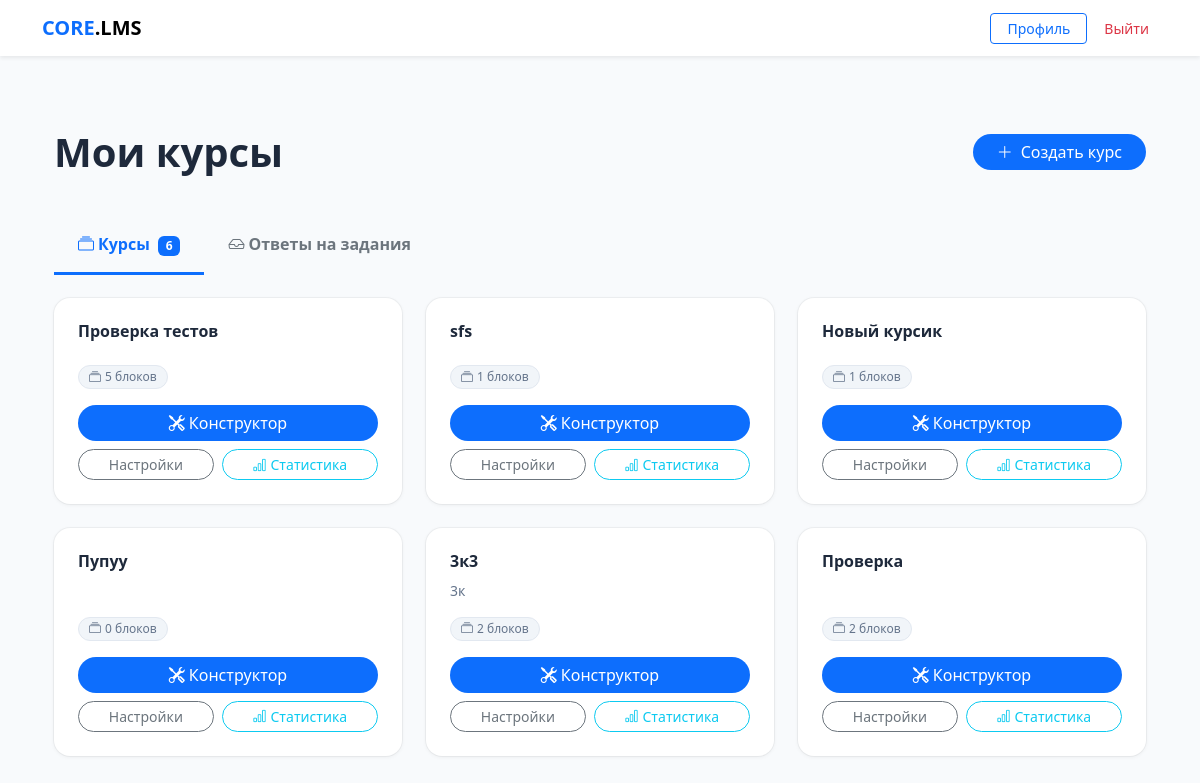
The page / (signed in) on the database its author committed.
### core/models.py (models this page shows, shortened)
class Course(models.Model):
    title = models.CharField(max_length=255)
    description = models.TextField(blank=True)
    author = models.ForeignKey(CustomUser, on_delete=models.CASCADE, related_name='authored_courses')
    groups = models.ManyToManyField(Group, related_name='available_courses', blank=True)
    created_at = models.DateTimeField(auto_now_add=True)
    available_from = models.DateTimeField(null=True, blank=True,
        help_text='Дата открытия курса. Пусто — доступен сразу.')
    available_until = models.DateTimeField(null=True, blank=True,
        help_text='Дата закрытия курса. Пусто — бессрочно.')
    allow_self_enroll = models.BooleanField(default=False,
        help_text='Разрешить студентам подключаться по коду доступа')
    access_code = models.CharField(max_length=32, blank=True, null=True,
        help_text='Код для самостоятельного подключения к курсу')

### core/views.py (the view, shortened to what this page needs)
# urls.py: path('', views.dashboard, name='dashboard'),
@login_required
def dashboard(request):
    if request.user.role == 'teacher':
        courses = Course.objects.filter(author=request.user)
        pending_submissions = Submission.objects.filter(
            status='submitted',
            assignment__block__course__author=request.user
        ).select_related(
            'student', 'assignment__block__course', 'assignment__block'
        ).order_by('-submitted_at')
        return render(request, 'core/dashboard.html', {
            'courses': courses,
            'pending_submissions': pending_submissions,
        })

### core/templates/core/dashboard.html (shortened to what this page needs)
{% extends "core/base.html" %}
{% load core_extras %}
{% block content %}
<div class="container py-5">
    <div class="d-flex justify-content-between align-items-center mb-5">
        <h1 class="fw-bold mb-0">
            {% if user.role == 'teacher' %}Мои курсы{% else %}Моё обучение{% endif %}
        </h1>
        {% if user.role == 'teacher' %}
        <a href="{% url 'create_course' %}" class="btn btn-primary rounded-pill px-4">
            <i class="bi bi-plus-lg me-2"></i>Создать курс
        </a>
        {% endif %}
    </div>
    {% if user.role == 'teacher' %}
    <ul class="nav nav-tabs border-0 mb-4" id="teacherTabs">
        <li class="nav-item">
            <button class="nav-link active fw-bold border-0 bg-transparent px-4 pb-3"
                    data-bs-toggle="tab" data-bs-target="#tab-courses" type="button">
                <i class="bi bi-collection me-1"></i>Курсы
                <span class="badge bg-primary ms-1">{{ courses.count }}</span>
            </button>
        </li>
        <li class="nav-item">
            <button class="nav-link fw-bold border-0 bg-transparent px-4 pb-3"
                    data-bs-toggle="tab" data-bs-target="#tab-submissions" type="button">
                <i class="bi bi-inbox me-1"></i>Ответы на задания
            </button>
        </li>
    </ul>
    <div class="tab-content">
        <div class="tab-pane fade show active" id="tab-courses">
            <div class="row g-4">
                {% for course in courses %}
                <div class="col-12 col-md-6 col-lg-4">
                    <div class="dash-card">
                        <div class="dash-card-body">
                            <h5 class="dash-card-title">{{ course.title }}</h5>
                            <p class="dash-card-desc">{{ course.description|truncatewords:15 }}</p>
                            <div class="dash-card-badges">
                                <span class="dash-badge">
                                    <i class="bi bi-collection me-1"></i>{{ course.blocks.count }} блоков
                                </span>
                            </div>
                            <div class="dash-card-actions">
                                <a href="{% url 'course_builder' course.id %}" class="btn btn-primary w-100 rounded-pill">
                                    <i class="bi bi-tools me-1"></i>Конструктор
                                </a>
                                <div class="d-flex gap-2">
                                    <a href="{% url 'edit_course' course.id %}" class="btn btn-outline-secondary btn-sm rounded-pill flex-grow-1">
                                        Настройки
                                    </a>
                                    <a href="{% url 'course_stats' course.id %}" class="btn btn-outline-info btn-sm rounded-pill flex-grow-1">
                                        <i class="bi bi-bar-chart me-1"></i>Статистика
                                    </a>
                                </div>
                            </div>
                        </div>
                    </div>
                </div>
                {% empty %}
                <div class="col-12 text-center py-5">
                    <i class="bi bi-journal-plus display-4 text-muted opacity-25"></i>
                    <p class="text-muted mt-3">Вы ещё не создали ни одного курса.</p>
                </div>
                {% endfor %}
            </div>
        </div>
    </div>
    {% endif %}
</div>
{% endblock %}

### core/templates/core/base.html (style rules this page uses)
:root { --bg-body: #f8fafc; --bg-card: #ffffff; --border-color: #e2e8f0; --accent: #0d6efd; --text-main: #1e293b; }
body { background-color: var(--bg-body); color: var(--text-main); font-family: 'Segoe UI', system-ui, sans-serif; }
.btn-primary { background-color: var(--accent); border: none; border-radius: 8px; }

### core/templates/core/dashboard.html (style rules this page uses)
.nav-tabs .nav-link { color: #6c757d; border-bottom: 3px solid transparent !important; transition: color .15s; }
.nav-tabs .nav-link.active { color: #0d6efd !important; border-bottom: 3px solid #0d6efd !important; }
.dash-card { background: #fff; border-radius: 16px; box-shadow: 0 1px 4px rgba(0,0,0,.06), 0 0 0 1px rgba(0,0,0,.04); transition: transform .25s ease, box-shadow .25s ease; height: 100%; display: flex; flex-direction: column; }
.dash-card-body { padding: 1.5rem; display: flex; flex-direction: column; flex: 1; }
.dash-card-title { font-size: 1rem; font-weight: 700; margin-bottom: .5rem; color: #1e293b; }
.dash-card-desc { font-size: .875rem; color: #64748b; flex: 1; margin-bottom: 1rem; line-height: 1.5; }
.dash-card-badges { display: flex; flex-wrap: wrap; gap: .4rem; margin-bottom: 1rem; }
.dash-badge { display: inline-flex; align-items: center; background: #f1f5f9; color: #64748b; border: 1px solid #e2e8f0; border-radius: 100px; padding: 2px 10px; font-size: .75rem; }
.dash-card-actions { display: flex; flex-direction: column; gap: .5rem; margin-top: auto; }

### rows shown on the page
Course: title "Проверка тестов", blocks.count "5"
Course: title "sfs", blocks.count "1"
Course: title "Новый курсик", blocks.count "1"
Course: title "Пупуу", blocks.count "0"
Course: title "3к3", description "3к", blocks.count "2"
Course: title "Проверка", blocks.count "2"

### other values the page prints
{{ courses.count }} "6"
